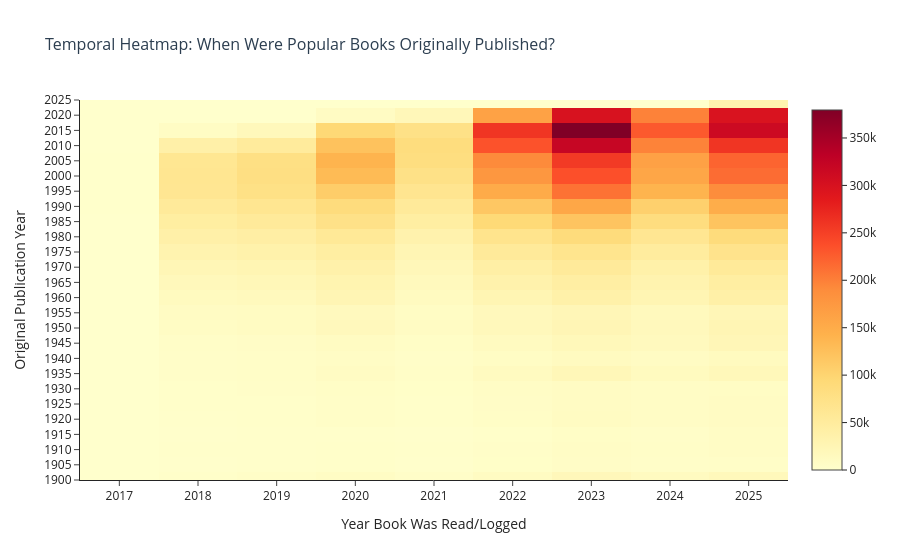

Source (notebook cell):
### Markdown cell above
---

# Visualization 5: Temporal Heatmap - When Were Today's Books Published?

## Storytelling Narrative

**The Question**: When were the books people are reading today originally published?

**What We Visualize**: A heatmap showing:
- **X-axis**: Year when book was logged/read (2017-2025)
- **Y-axis**: Original publication year of the book (1900-2025)
- **Color intensity**: Number of reading log entries

**Reading the Heatmap**:
- **Diagonal hot streak** = Recent books being read immediately after publication
- **Vertical hot bands** = Specific publication eras (e.g., 1960s, 1990s) that remain popular across all reading years
- **Off-diagonal brightness** = Rediscovery! Books read decades after publication
- **Horizontal hot bands** = Specific reading years with diverse temporal engagement

**Why This Matters**: 
- Reveals "golden ages" of literature still being discovered
- Shows cultural memory—which decades stay relevant
- Identifies rediscovery patterns (e.g., 1950s sci-fi surge in 2020s)

**Expected Patterns**:
- Strong diagonal (recent books dominate)
- Vertical bands at culturally significant eras (1960s counterculture, 1990s Gen X)
- Sparse upper-left (very old books, few readers)

**Justification**: This 2D visualization reveals patterns invisible in 1D time series—it shows not just *when* people read, but *what era of literature* they choose each year.

### Code cell
# Filter to reasonable publication years (1900-2025) for cleaner visualization
heatmap_data = rediscovery_df[
    (rediscovery_df['first_publish_year'] >= 1900) &
    (rediscovery_df['first_publish_year'] <= 2025)
].copy()

print(f"Heatmap data: {len(heatmap_data):,} entries")
print(f"Publication year range: {int(heatmap_data['first_publish_year'].min())} - {int(heatmap_data['first_publish_year'].max())}")

# Aggregate by publication year and log year
heatmap_agg = heatmap_data.groupby(['first_publish_year', 'log_year']).size().reset_index(name='count')

# Bin publication years into 5-year intervals for smoother visualization
heatmap_agg['pub_year_bin'] = (heatmap_agg['first_publish_year'] // 5) * 5
heatmap_binned = heatmap_agg.groupby(['pub_year_bin', 'log_year'])['count'].sum().reset_index()

print(f"\nSample heatmap data:")
print(heatmap_binned.head(10))

# Pivot so we control exact x (reading year), y (publication bin), z (count)
pivot = heatmap_binned.pivot(index='pub_year_bin', columns='log_year', values='count').fillna(0)
x_vals = pivot.columns.tolist()  # log_year: when book was read
y_vals = pivot.index.tolist()    # pub_year_bin: publication 5-year bin
z_vals = pivot.values
# customdata[i][j] = end year of publication bin for cell (x_vals[j], y_vals[i])
end_years = np.minimum(np.array(y_vals) + 4, 2025).astype(int)
customdata_2d = np.tile(end_years.reshape(-1, 1), (1, len(x_vals)))

fig = go.Figure(data=go.Heatmap(
    x=x_vals,
    y=y_vals,
    z=z_vals,
    customdata=customdata_2d,
    hovertemplate='Year Book Was Read/Logged: %{x}<br>Original Publication Year: %{y}–%{customdata}<br>Reading Activity: %{z}<extra></extra>',
    colorscale='YlOrRd'
))

fig.update_layout(
    title='Temporal Heatmap: When Were Popular Books Originally Published?',
    xaxis_title='Year Book Was Read/Logged',
    yaxis_title='Original Publication Year',
    template=TEMPLATE,
    font=dict(size=12),
    title_font=dict(size=16, color='#2C3E50'),
    xaxis=dict(tickmode='linear', tick0=2017, dtick=1),
    yaxis=dict(tickmode='linear', tick0=1900, dtick=5, range=[1900, 2025]),
    coloraxis_colorbar=dict(title='Activity<br>Count')
)

fig.show()
fig.write_html(FIGURES_DIR / 'publication_reading_heatmap.html')
print(f"\nSaved: {FIGURES_DIR / 'publication_reading_heatmap.html'}")

# Calculate some interesting statistics
print(f"\n" + "="*60)
print("TOP PUBLICATION DECADES (by total reading activity 2017-2025):")
print("="*60)
decade_activity = heatmap_data.copy()
decade_activity['decade'] = (decade_activity['first_publish_year'] // 10) * 10
top_decades = decade_activity.groupby('decade').size().sort_values(ascending=False).head(10)
for decade, count in top_decades.items():
    print(f"  {int(decade)}s: {count:,} reading log entries")

print(f"\n💡 INTERPRETATION:")
print(f"   - Diagonal brightness = Recent books dominate")
print(f"   - Vertical hot bands = Classic eras with lasting appeal")
print(f"   - Off-diagonal patterns = Rediscovery happening!")

### Figure 1 — Plotly figure (JSON) as saved in the notebook; plotly's stock layout.template omitted (floating-point values rounded to 4 significant figures; data arrays with more than 128 entries replaced by an {"elided": "..."} marker saying what was removed)
{"data": [{"colorscale": [[0, "rgb(255,255,204)"], [0.125, "rgb(255,237,160)"], [0.25, "rgb(254,217,118)"], [0.375, "rgb(254,178,76)"], [0.5, "rgb(253,141,60)"], [0.625, "rgb(252,78,42)"], [0.75, "rgb(227,26,28)"], [0.875, "rgb(189,0,38)"], [1, "rgb(128,0,38)"]], "customdata": {"elided": "26x9 int values"}, "hovertemplate": "Year Book Was Read/Logged: %{x}<br>Original Publication Year: %{y}–%{customdata}<br>Reading Activity: %{z}<extra></extra>", "type": "heatmap", "x": [2017, 2018, 2019, 2020, 2021, 2022, 2023, 2024, 2025], "y": [1900, 1905, 1910, 1915, 1920, 1925, 1930, 1935, 1940, 1945, 1950, 1955, 1960, 1965, 1970, 1975, 1980, 1985, 1990, 1995, 2000, 2005, 2010, 2015, 2020, 2025], "z": {"elided": "26x9 float values"}}], "layout": {"coloraxis": {"colorbar": {"title": {"text": "Activity<br>Count"}}}, "font": {"size": 12}, "title": {"font": {"color": "#2C3E50", "size": 16}, "text": "Temporal Heatmap: When Were Popular Books Originally Published?"}, "xaxis": {"dtick": 1, "tick0": 2017, "tickmode": "linear", "title": {"text": "Year Book Was Read/Logged"}}, "yaxis": {"dtick": 5, "range": [1900, 2025], "tick0": 1900, "tickmode": "linear", "title": {"text": "Original Publication Year"}}}}
